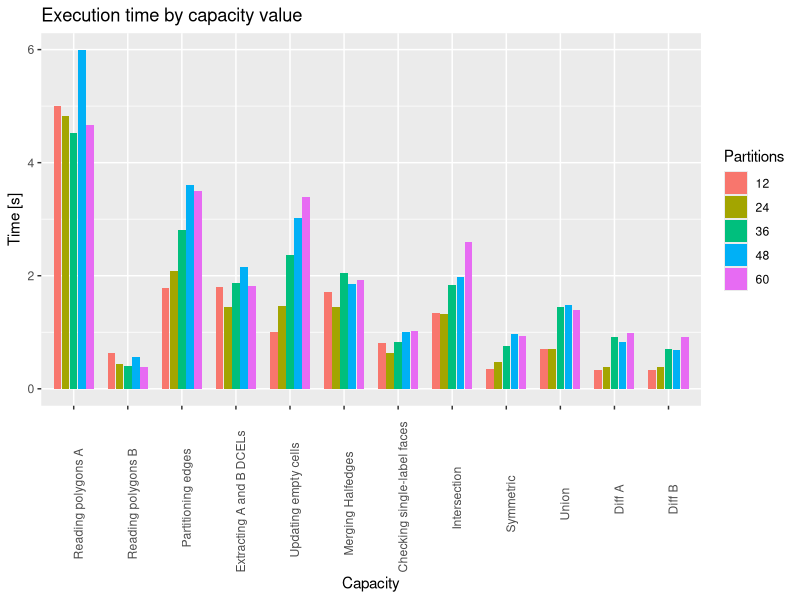

Generate this figure with R:
require(tidyverse)

log = enframe(readLines("test.txt"))
paramsPattern = "partitions|num-executors|executor-cores"
getParams <- function(command){
  params = str_trim(str_split(command, "--")[[1]])
  params = params[grepl(paramsPattern, params)]
  return(paste(params, collapse = " "))
}

spark = log %>% filter(grepl(value, pattern = "SparkSubmit ")) %>% 
  separate(value, into = c(NA, "appId", "command"), sep = "\\|")
spark$params = spark$command %>% map(getParams)
spark = spark %>% separate(params, into = c(NA, "Nodes", NA, "Cores", NA, "Partitions"), sep = " ") %>%
  #mutate(appId = as.numeric(appId)) %>%
  select(appId, Nodes, Cores, Partitions) 

fields = c("Timestamp","Tag1","appId","Nodes","Cores","Partitions","Stage","Time")
mf = log %>% filter(grepl(value, pattern = "\\|DCELMerger\\|")) %>% 
  separate(value, fields, sep = "\\|") %>%
  mutate(Time = as.numeric(Time)) %>%
  #mutate(appId = as.numeric(appId)) %>%
  select(appId, Stage, Time)

data0 = mf %>% inner_join(spark, by = c("appId"))
nStages = length(unique(data0$Stage))
data0$stageId = rep(1:nStages, dim(data0)[1] / nStages)
stageOrder = data0 %>% select(stageId, Stage) %>% distinct() %>% arrange(stageId) %>% select(Stage) %>% as.list()
data0$Stage = factor(data0$Stage, levels = stageOrder$Stage)

data1 = data0 %>% group_by(Partitions, Stage) %>% summarise(Time = mean(Time))

p = ggplot(data = data1, aes(x = Stage, y = Time, fill = Partitions)) +
  geom_bar(stat="identity", position=position_dodge(width = 0.75), width = 0.7) + 
  theme(axis.text.x = element_text(angle = 90, hjust = 1)) + 
  labs(x="Capacity", y="Time [s]", title="Execution time by capacity value") 
plot(p)
#ggsave("test.pdf", width = 10, height = 7, device = "pdf")
